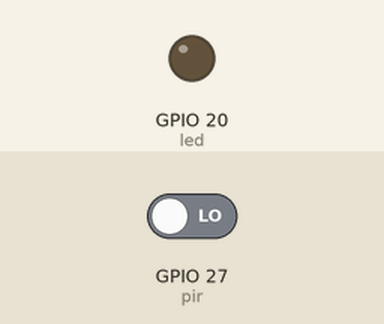
Recording of a program running on a simulated Raspberry Pi (BCM pin numbers). Parts: output pins drawn as LEDs (lit = HIGH). The test bench sets the inputs (shaded band); at power-on: GPIO 27 (pir) LOW. What the program prints to the terminal is not drawn.

Above: at 1.2 s.
1.3 s: GPIO 27 (pir) driven HIGH
At 1.6 s:
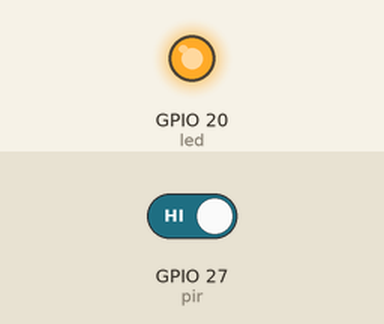
2.8 s: GPIO 27 (pir) driven LOW
At 3.9 s:
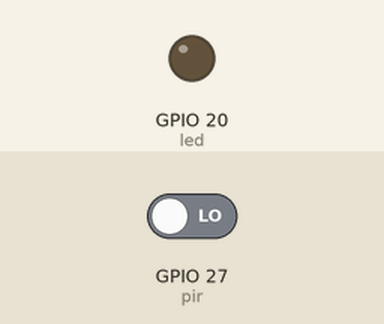
Timing chart, 0 to 5.8 s (numbered marks = the images above; inputs shaded):
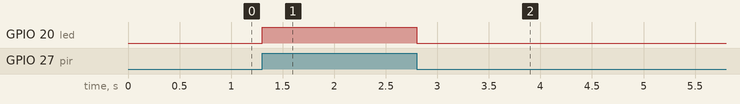

Measured:
- after the input at 1.3 s, GPIO 20 (led): LOW → HIGH at once
- after the input at 2.8 s, GPIO 20 (led): HIGH → LOW at once

The program:

PIRLED.py
```python
import RPi.GPIO as GPIO
import time

led = 20
pir = 27

def setup():
    GPIO.setmode(GPIO.BCM)
    GPIO.setup(led, GPIO.OUT)
    GPIO.setup(pir, GPIO.IN)

def loop():
    while True:
        if GPIO.input(pir) == GPIO.HIGH:
            GPIO.output(led, GPIO.HIGH)
            print("LED on")
        else:
            GPIO.output(led, GPIO.LOW)
            print("LED off")

def destroy():
    GPIO.cleanup()

if __name__ == '__main__':
    setup()
    try:
        loop()
    except KeyboardInturrupt:
        pass
    finally:
        destroy()

    
```
